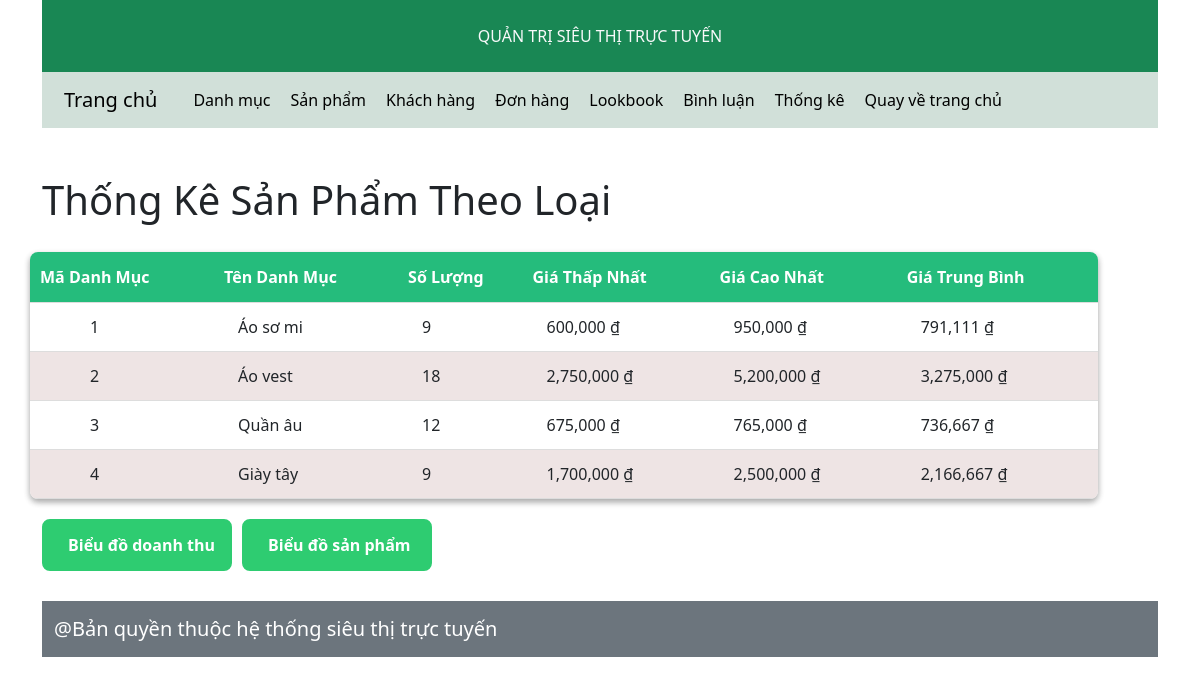
The page /admin/index.php?act=thongke on the database its author committed.
### tables this page shows
CREATE TABLE `categories` (
  `id` int(11) NOT NULL,
  `name` varchar(255) DEFAULT NULL
);

### model/pdo.php (called while the page is built, shortened)
<?php
function pdo_get_connection()
{
    $servername = "localhost";
    $username = "root";
    $password = "";
    try {
        $conn = new PDO("mysql:host=$servername;dbname=duan1", $username, $password);
        $conn->setAttribute(PDO::ATTR_ERRMODE, PDO::ERRMODE_EXCEPTION);
        return $conn;
    } catch (PDOException $e) {
        echo "Connection failed: " . $e->getMessage();
    }
}
function pdo_query($sql)
{
    $sql_args = array_slice(func_get_args(), 1);
    try {
        $conn = pdo_get_connection();
        $stmt = $conn->prepare($sql);
        $stmt->execute($sql_args);
        $rows = $stmt->fetchAll();
        return $rows;
    } catch (PDOException $e) {
        throw $e;
    } finally {
        unset($conn);
    }
}

### model/thongke.php (called while the page is built)
<?php
function load_pro_cat_statistical(){
    $sql = "SELECT cat.id, cat.name , count(*) AS quantity, min(pro.price) AS min_price , max(pro.price) AS max_price, round(avg(pro.price),2) AS price_avg
    FROM categories cat JOIN products pro ON cat.id = pro.id_cat
    GROUP BY cat.id, cat.name
    ORDER BY cat.id ASC";
    return pdo_query($sql);
}
?>

### admin/thongke/list.php (the view)
<div class="row" style="width:1140px" >
    <div class="row frmtitle">
        <h1>Thống Kê Sản Phẩm Theo Loại</h1>
    </div>
    <div class="row frmcontent">
        <div class="row mb1 cart" >
            <table id="table_sta"  >
                <thead>
                    <tr>
                        <th style="padding-left:10px">Mã Danh Mục</th>
                        <th>Tên Danh Mục</th>
                        <th>Số Lượng</th>
                        <th>Giá Thấp Nhất</th>
                        <th>Giá Cao Nhất</th>
                        <th>Giá Trung Bình</th>
                    </tr>
                </thead>
                <?php
                foreach ( $dsThongKe as $sta) {
                    extract($sta);
                    echo '<tr>
                    <td  style="padding-left:60px">'.$id.'</td>
                    <td>'.$name.'</td>
                    <td>'.$quantity.'</td>
                    <td>'.number_format($min_price).' ₫</td>
                    <td>'.number_format($max_price).' ₫</td>
                    <td>'.number_format($price_avg).' ₫</td>
                    </tr>';
                }
                 ?>
            </table>
        </div>
        <span style="margin-bottom: 10px;" class="row mb1">
         <div style="display: flex;">
            <a href="index.php?act=bieudo"><input id="btn_bd" type="button" style="width: 190px;margin-right:10px;"
                  value="Biểu đồ doanh thu"></a>
            <a href="index.php?act=bieudopro"><input id="btn_bd" type="button" style="width: 190px;"
                  value="Biểu đồ sản phẩm"></a>
         </div>
      </span>
    </div>
</div>

### css/admin.css (style rules this page uses)
#table_sta { width: 100%; border-collapse: collapse; margin: 20px 0; box-shadow: rgba(0, 0, 0, 0.16) 0px 3px 6px, rgba(0, 0, 0, 0.23) 0px 3px 6px; border-radius: 8px; overflow: hidden; }
#table_sta thead tr { background-color: #25bc7c; height: 50px; color: #ffffff; }
#table_sta td { padding: 12px 15px; }
#table_sta tr { border-bottom: 1px solid #dddddd; }
#table_sta tr:nth-of-type(even) { background-color: #eee4e4; }
#btn_bd { display: inline-block; padding: 12px 24px; font-size: 16px; font-weight: bold; text-align: center; text-decoration: none; cursor: pointer; border-radius: 8px; color: #fff; background-color: #2ecc71; border: 2px solid #2ecc71; transition: background-color 0.3s, color 0.3s, border-color 0.3s; }

### rows shown on the page
categories: id "1", name "Áo sơ mi", quantity "9", min_price "600,000", max_price "950,000", price_avg "791,111"
categories: id "2", name "Áo vest", quantity "18", min_price "2,750,000", max_price "5,200,000", price_avg "3,275,000"
categories: id "3", name "Quần âu", quantity "12", min_price "675,000", max_price "765,000", price_avg "736,667"
categories: id "4", name "Giày tây", quantity "9", min_price "1,700,000", max_price "2,500,000", price_avg "2,166,667"
